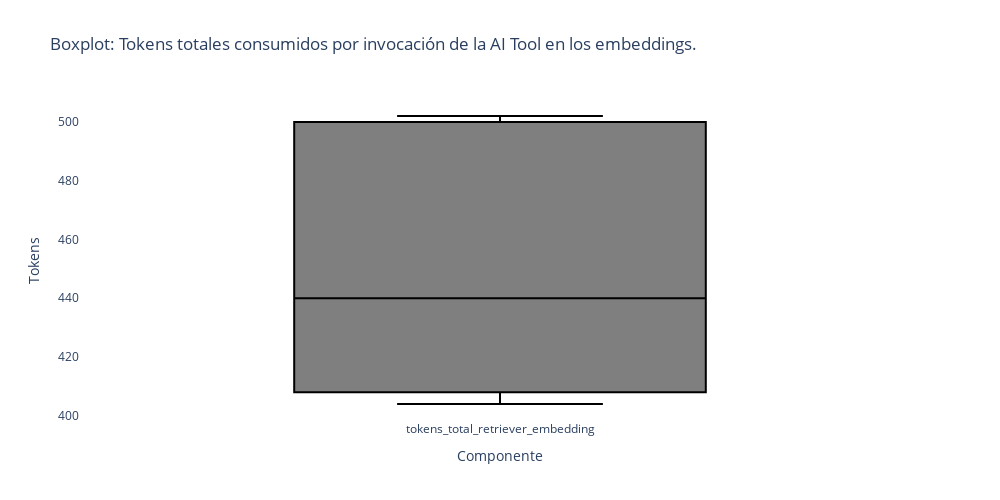

This figure's notebook cell:
### Code cell
# Boxplot de tokens consumidos en los embeddings
boxplot(
    df_tokens_embedding, 
    title="Boxplot: Tokens totales consumidos por invocación de la AI Tool en los embeddings.",
    value_name="Tokens",
    category_name="Componente"
)

### Figure 1 — Plotly figure (JSON) as saved in the notebook; plotly's stock layout.template omitted (floating-point values rounded to 4 significant figures)
{"data": [{"alignmentgroup": "True", "hovertemplate": "Componente=%{x}<br>Tokens=%{y}<extra></extra>", "legendgroup": "", "marker": {"color": "#000000"}, "name": "", "notched": false, "offsetgroup": "", "orientation": "v", "showlegend": false, "type": "box", "x": ["tokens_total_retriever_embedding", "tokens_total_retriever_embedding", "tokens_total_retriever_embedding", "tokens_total_retriever_embedding", "tokens_total_retriever_embedding", "tokens_total_retriever_embedding", "tokens_total_retriever_embedding", "tokens_total_retriever_embedding", "tokens_total_retriever_embedding", "tokens_total_retriever_embedding", "tokens_total_retriever_embedding", "tokens_total_retriever_embedding", "tokens_total_retriever_embedding", "tokens_total_retriever_embedding", "tokens_total_retriever_embedding", "tokens_total_retriever_embedding", "tokens_total_retriever_embedding", "tokens_total_retriever_embedding", "tokens_total_retriever_embedding", "tokens_total_retriever_embedding"], "x0": " ", "xaxis": "x", "y": [410, 440, 408, 502, 502, 408, 500, 440, 408, 439, 440, 502, 442, 404, 440, 488, 404, 500, 404, 500], "y0": " ", "yaxis": "y"}], "layout": {"boxgap": 0.3, "boxgroupgap": 0.3, "boxmode": "group", "height": 500, "legend": {"tracegroupgap": 0}, "paper_bgcolor": "white", "plot_bgcolor": "white", "title": {"text": "Boxplot: Tokens totales consumidos por invocación de la AI Tool en los embeddings."}, "width": 1000, "xaxis": {"anchor": "y", "domain": [0, 1], "title": {"text": "Componente"}}, "yaxis": {"anchor": "x", "domain": [0, 1], "title": {"text": "Tokens"}}}}
